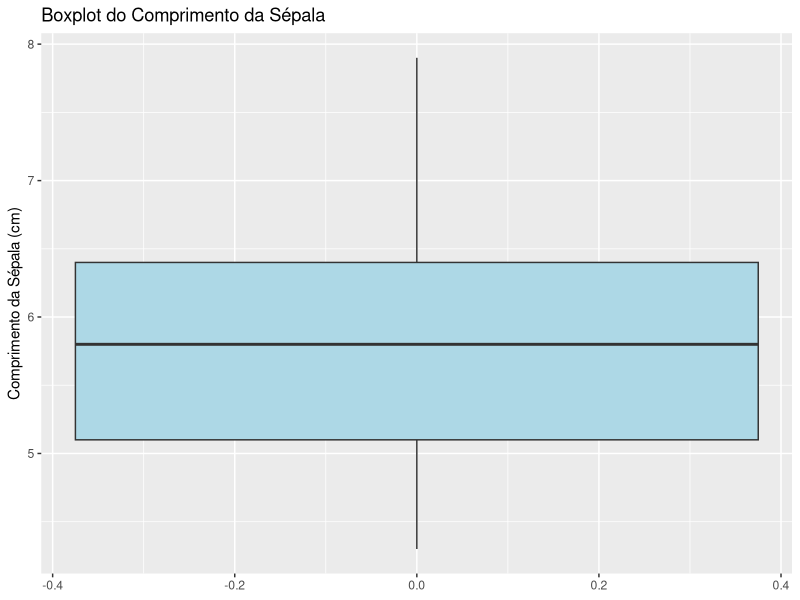
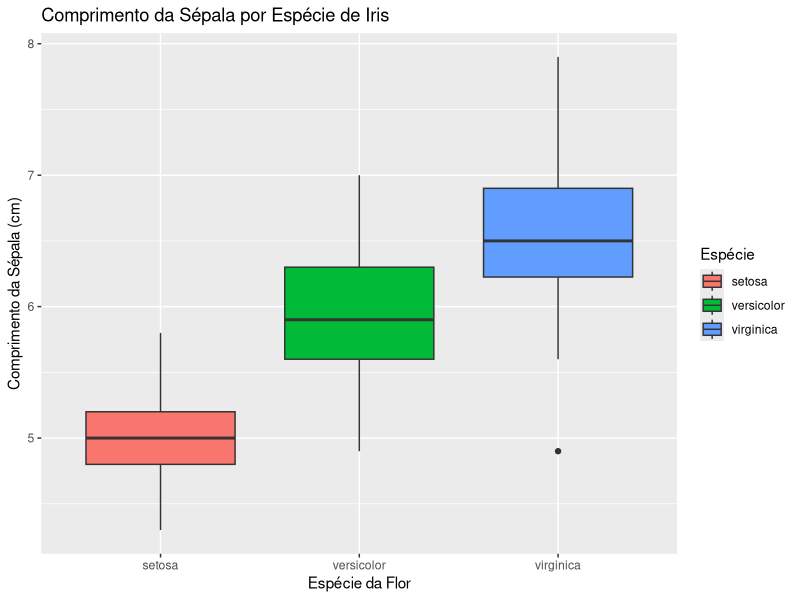
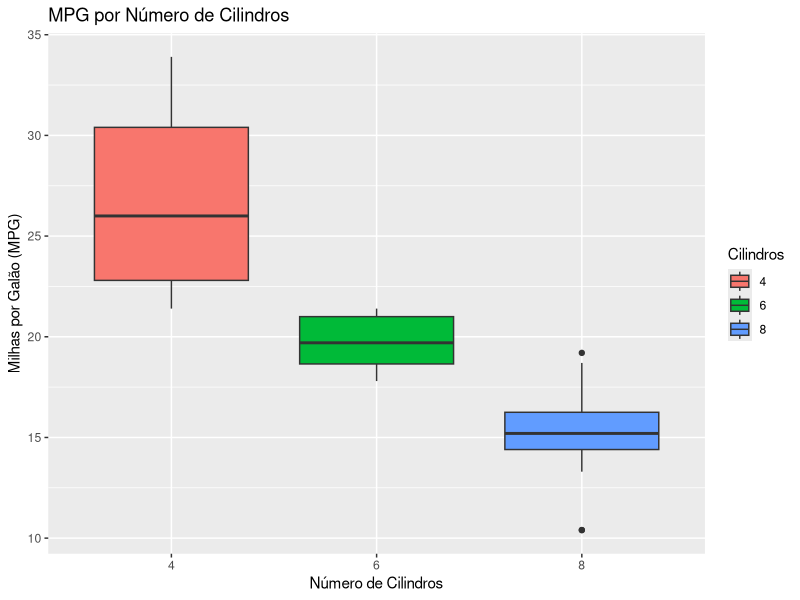
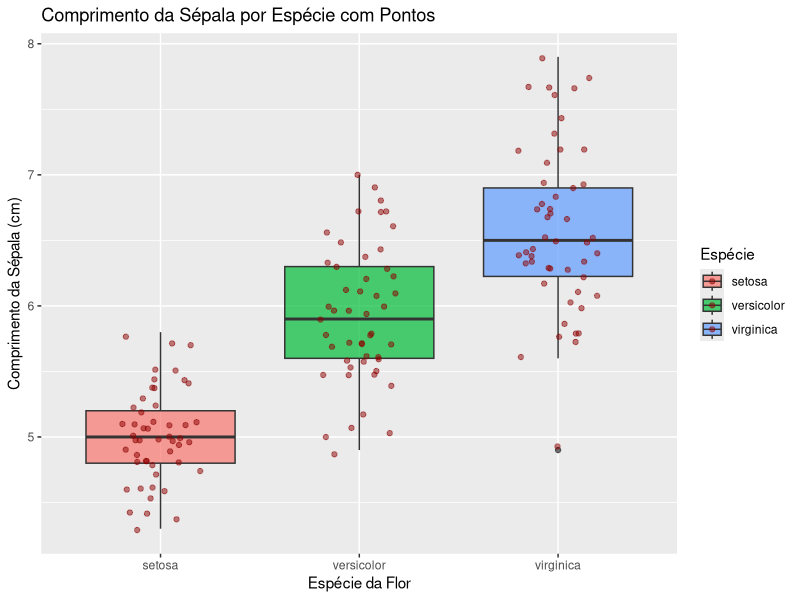
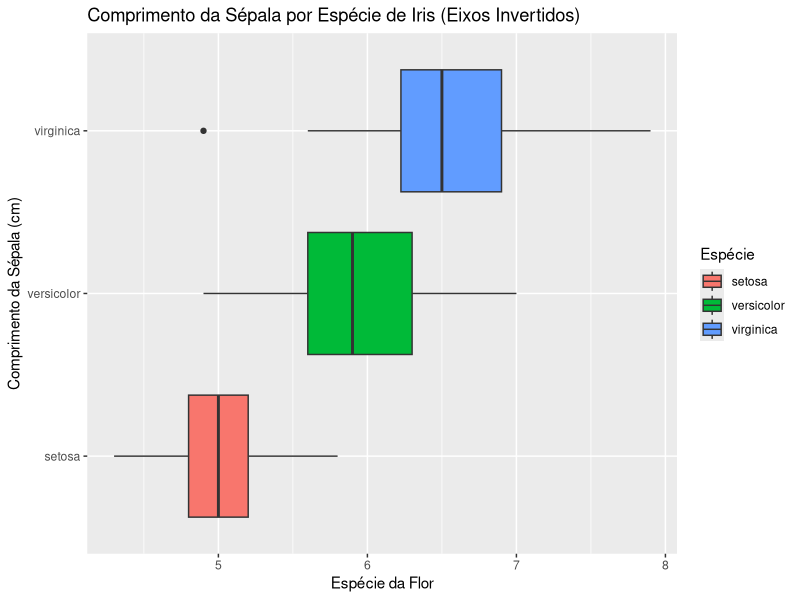

Source code (R) for these figures, in order:
## ---- chunk 1
library(ggplot2)
data(iris)
head(iris)
## ---- chunk 2
ggplot(data = iris, aes(y = Sepal.Length)) +
  geom_boxplot(fill = "lightblue") +
  labs(
    title = "Boxplot do Comprimento da Sépala",
    y = "Comprimento da Sépala (cm)"
  )
## ---- chunk 3
ggplot(data = iris, aes(x = Species, y = Sepal.Length, fill = Species)) +
  geom_boxplot() +
  labs(
    title = "Comprimento da Sépala por Espécie de Iris",
    x = "Espécie da Flor",
    y = "Comprimento da Sépala (cm)",
    fill = "Espécie"
  )
## ---- chunk 4
data(mtcars)
# Converter cyl para fator para que o ggplot2 a trate como categórica
mtcars$cyl_factor <- as.factor(mtcars$cyl)

ggplot(data = mtcars, aes(x = cyl_factor, y = mpg, fill = cyl_factor)) +
  geom_boxplot() +
  labs(
    title = "MPG por Número de Cilindros",
    x = "Número de Cilindros",
    y = "Milhas por Galão (MPG)",
    fill = "Cilindros"
  )
## ---- chunk 5
ggplot(data = iris, aes(x = Species, y = Sepal.Length, fill = Species)) +
  geom_boxplot(alpha = 0.7) + # Transparência para ver os pontos por baixo
  geom_jitter(width = 0.2, alpha = 0.5, color = "darkred") + # width controla a dispersão horizontal dos pontos
  labs(
    title = "Comprimento da Sépala por Espécie com Pontos",
    x = "Espécie da Flor",
    y = "Comprimento da Sépala (cm)",
    fill = "Espécie"
  )
## ---- chunk 6
ggplot(data = iris, aes(x = Species, y = Sepal.Length, fill = Species)) +
  geom_boxplot() +
  coord_flip() + # Inverte os eixos
  labs(
    title = "Comprimento da Sépala por Espécie de Iris (Eixos Invertidos)",
    y = "Espécie da Flor", # Y agora é a categoria
    x = "Comprimento da Sépala (cm)", # X agora é o valor numérico
    fill = "Espécie"
  )
